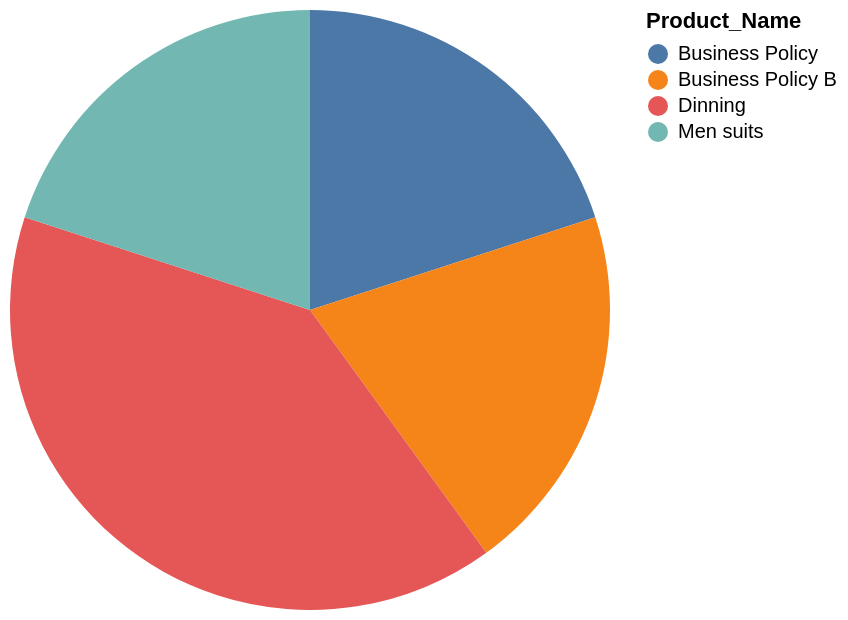

The specification (Vega-Lite) saved for this image:
### Vega-Lite specification from a JSON file in a GitHub repository (floating-point values rounded to 4 significant figures)
{"data": {"values": [{"x_data": "Business Policy", "y_data": 1}, {"x_data": "Business Policy B", "y_data": 1}, {"x_data": "Dinning", "y_data": 2}, {"x_data": "Men suits", "y_data": 1}]}, "mark": "arc", "encoding": {"theta": {"field": "y_data", "type": "quantitative", "title": "COUNT(Product_Name)"}, "color": {"field": "x_data", "type": "nominal", "title": "Product_Name"}}}
